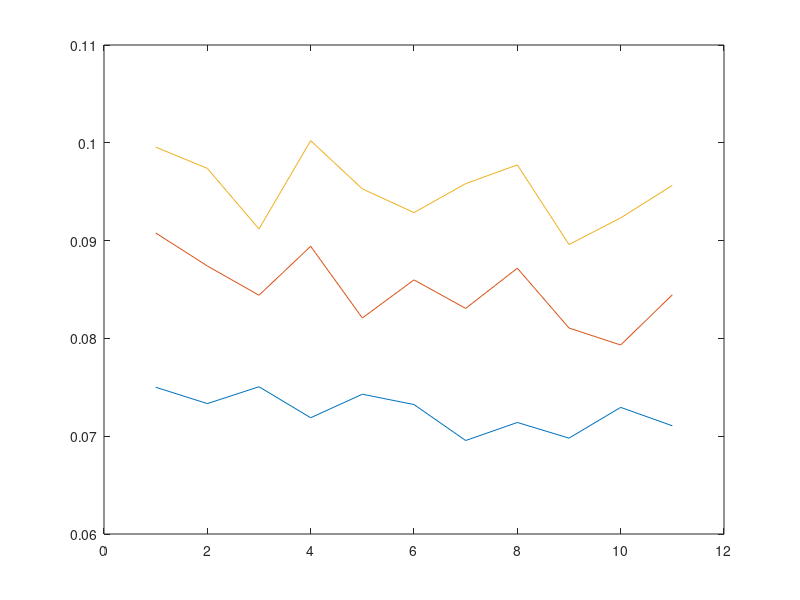
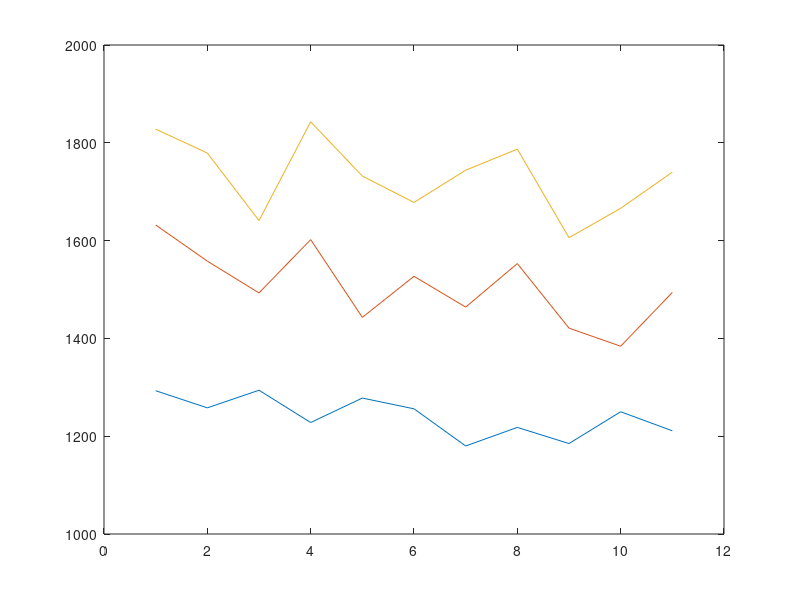

These charts were generated, in order, by the following MATLAB code: (Note: this script raises an error after producing the figures.)
close all;
clear all;
clc;

load('data_entropy.mat');
load('data_luas.mat');

data_luas = transpose(luas);
data_entropy = transpose(entropy);
figure,
plot(entropy);
figure,
plot(luas);
save('data_luas','data_entropy','-MAT');
save('data_entropy','data_luas','-MAT');